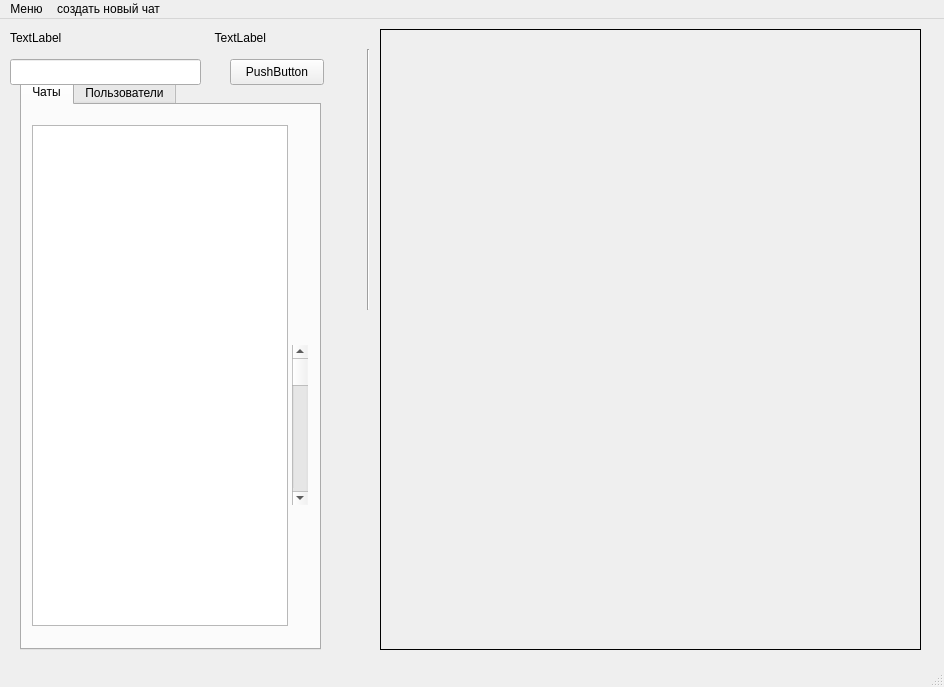
<?xml version="1.0" encoding="UTF-8"?>
<ui version="4.0">
 <class>MainWindow</class>
 <widget class="QMainWindow" name="MainWindow">
  <property name="geometry">
   <rect>
    <x>0</x>
    <y>0</y>
    <width>944</width>
    <height>687</height>
   </rect>
  </property>
  <property name="windowTitle">
   <string>MainWindow</string>
  </property>
  <widget class="QWidget" name="centralwidget">
   <property name="sizePolicy">
    <sizepolicy hsizetype="Expanding" vsizetype="Expanding">
     <horstretch>0</horstretch>
     <verstretch>0</verstretch>
    </sizepolicy>
   </property>
   <widget class="QStackedWidget" name="chatUserDataStackedWidget">
    <property name="geometry">
     <rect>
      <x>380</x>
      <y>10</y>
      <width>541</width>
      <height>621</height>
     </rect>
    </property>
    <property name="frameShape">
     <enum>QFrame::Shape::Box</enum>
    </property>
    <property name="currentIndex">
     <number>1</number>
    </property>
    <widget class="QWidget" name="editChatPage"/>
    <widget class="QWidget" name="userViewPage"/>
   </widget>
   <widget class="QLabel" name="loginLabel">
    <property name="geometry">
     <rect>
      <x>10</x>
      <y>10</y>
      <width>66</width>
      <height>18</height>
     </rect>
    </property>
    <property name="text">
     <string>TextLabel</string>
    </property>
   </widget>
   <widget class="QLabel" name="nameLabel">
    <property name="geometry">
     <rect>
      <x>200</x>
      <y>10</y>
      <width>66</width>
      <height>18</height>
     </rect>
    </property>
    <property name="text">
     <string>TextLabel</string>
    </property>
    <property name="alignment">
     <set>Qt::AlignmentFlag::AlignRight|Qt::AlignmentFlag::AlignTrailing|Qt::AlignmentFlag::AlignVCenter</set>
    </property>
   </widget>
   <widget class="Line" name="line">
    <property name="geometry">
     <rect>
      <x>360</x>
      <y>30</y>
      <width>16</width>
      <height>261</height>
     </rect>
    </property>
    <property name="orientation">
     <enum>Qt::Orientation::Vertical</enum>
    </property>
   </widget>
   <widget class="QTabWidget" name="chatUserTabWidget">
    <property name="geometry">
     <rect>
      <x>20</x>
      <y>60</y>
      <width>301</width>
      <height>571</height>
     </rect>
    </property>
    <property name="currentIndex">
     <number>0</number>
    </property>
    <property name="elideMode">
     <enum>Qt::TextElideMode::ElideNone</enum>
    </property>
    <widget class="QWidget" name="chatListTab">
     <attribute name="title">
      <string>Чаты</string>
     </attribute>
     <widget class="QScrollBar" name="verticalScrollBar">
      <property name="geometry">
       <rect>
        <x>270</x>
        <y>240</y>
        <width>16</width>
        <height>160</height>
       </rect>
      </property>
      <property name="orientation">
       <enum>Qt::Orientation::Vertical</enum>
      </property>
     </widget>
     <widget class="QListView" name="chatListView">
      <property name="geometry">
       <rect>
        <x>10</x>
        <y>20</y>
        <width>256</width>
        <height>501</height>
       </rect>
      </property>
     </widget>
    </widget>
    <widget class="QWidget" name="userListTab">
     <attribute name="title">
      <string>Пользователи</string>
     </attribute>
     <widget class="QScrollBar" name="verticalScrollBar_2">
      <property name="geometry">
       <rect>
        <x>260</x>
        <y>230</y>
        <width>16</width>
        <height>160</height>
       </rect>
      </property>
      <property name="orientation">
       <enum>Qt::Orientation::Vertical</enum>
      </property>
     </widget>
     <widget class="QListView" name="userListView">
      <property name="geometry">
       <rect>
        <x>0</x>
        <y>10</y>
        <width>256</width>
        <height>481</height>
       </rect>
      </property>
     </widget>
     <widget class="QPushButton" name="createNewChatPushButton">
      <property name="geometry">
       <rect>
        <x>190</x>
        <y>500</y>
        <width>94</width>
        <height>26</height>
       </rect>
      </property>
      <property name="text">
       <string>PushButton</string>
      </property>
     </widget>
     <widget class="QPushButton" name="addUserToChatPushButton">
      <property name="geometry">
       <rect>
        <x>10</x>
        <y>500</y>
        <width>94</width>
        <height>26</height>
       </rect>
      </property>
      <property name="text">
       <string>Добавить контакт в чат</string>
      </property>
     </widget>
    </widget>
   </widget>
   <widget class="QLineEdit" name="findLineEdit">
    <property name="geometry">
     <rect>
      <x>10</x>
      <y>40</y>
      <width>191</width>
      <height>26</height>
     </rect>
    </property>
   </widget>
   <widget class="QPushButton" name="findPushButton">
    <property name="geometry">
     <rect>
      <x>230</x>
      <y>40</y>
      <width>94</width>
      <height>26</height>
     </rect>
    </property>
    <property name="text">
     <string>PushButton</string>
    </property>
   </widget>
  </widget>
  <widget class="QMenuBar" name="menubar">
   <property name="geometry">
    <rect>
     <x>0</x>
     <y>0</y>
     <width>944</width>
     <height>23</height>
    </rect>
   </property>
   <widget class="QMenu" name="menu">
    <property name="title">
     <string>Меню</string>
    </property>
    <addaction name="separator"/>
    <addaction name="userProfileAction"/>
    <addaction name="exitAction"/>
   </widget>
   <widget class="QMenu" name="createNewChatMenu">
    <property name="title">
     <string>создать новый чат</string>
    </property>
   </widget>
   <addaction name="menu"/>
   <addaction name="createNewChatMenu"/>
  </widget>
  <widget class="QStatusBar" name="statusbar"/>
  <action name="userProfileAction">
   <property name="text">
    <string>Профиль пользователя</string>
   </property>
  </action>
  <action name="exitAction">
   <property name="text">
    <string>Выход</string>
   </property>
  </action>
 </widget>
 <resources/>
 <connections/>
</ui>
